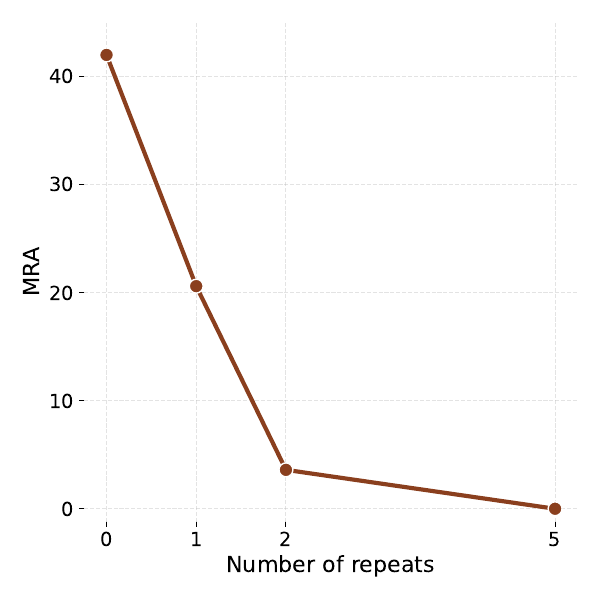

This figure's Python source:
import matplotlib.pyplot as plt

# === Fonts for print ===
plt.rcParams["font.family"] = "sans-serif"
plt.rcParams["font.size"] = 15

# === Data ===
dur = [0, 1, 2, 5]

perf = [42.0, 20.6, 3.6, 0]

# === Colors matching previous plot ===
col = "#8A3F1E"    # Cambrian w/ Mem

plt.figure(figsize=(6,6))
ax = plt.gca()

# Remove right and top spines
ax.spines["right"].set_visible(False)
ax.spines["top"].set_visible(False)
ax.spines["left"].set_visible(False)
ax.spines["bottom"].set_visible(False)

# === Tick font sizes ===
plt.xticks(dur, fontsize=14)
plt.yticks(fontsize=14)

# === Cambrian Models (thin) ===
h1, = plt.plot(dur, perf,"-", color=col, linewidth=3,label="Cambrian-S (w/ Surprise Seg)")
plt.scatter(dur, perf, s=100, color=col, edgecolors='white', zorder=10)

# === Labels ===
plt.xlabel("Number of repeats", fontsize=16)
plt.ylabel("MRA", fontsize=16)
plt.ylim(-1.2, 45)

# === Legend (same style as accuracy plot) ===
from matplotlib.lines import Line2D
# handles = [h1, h2, h3]
# labels = ["Cambrian-S (w/ Mem.)",
#           "Cambrian-S (w/o Mem.)",
#           "NoSense"]

# plt.legend(handles, labels,
#         #    loc="center left",
#            bbox_to_anchor=(0.94, 0.55),
#            fontsize=12,
#            title="Models",
#            title_fontsize=14,
#            labelspacing=1)

legend_handles = [
    Line2D([0], [0], color=col, linewidth=2, marker='o',
           markersize=8, markerfacecolor=col, markeredgecolor='white',
           label="Cambrian-S (w/ Mem.)"),

    # Line2D([0], [0], color=col_c_wo, linewidth=2, linestyle='--', marker='o',
    #        markersize=8, markerfacecolor=col_c_wo, markeredgecolor='white',
    #        label="Cambrian-S (w/o Mem.)"),

    # Line2D([0], [0], color=col_sig, linewidth=2, marker='*',
    #        markersize=16, markerfacecolor=col_sig, markeredgecolor='white',
    #        label=r"$\mathbf{NoSense\ (Ours)}$",)
]

# plt.legend(
#     handles=legend_handles,
#     bbox_to_anchor=(0.94, 0.55),
#     fontsize=12,
#     title="Model",
#     title_fontsize=14,
#     labelspacing=1
# )

plt.grid(True, linestyle="--", alpha=0.35)
plt.tight_layout()
plt.savefig("vsc_repeat_mra.pdf", dpi=300, transparent=True)
plt.savefig("vsc_repeat_mra.png", dpi=400, transparent=True)
plt.show()
